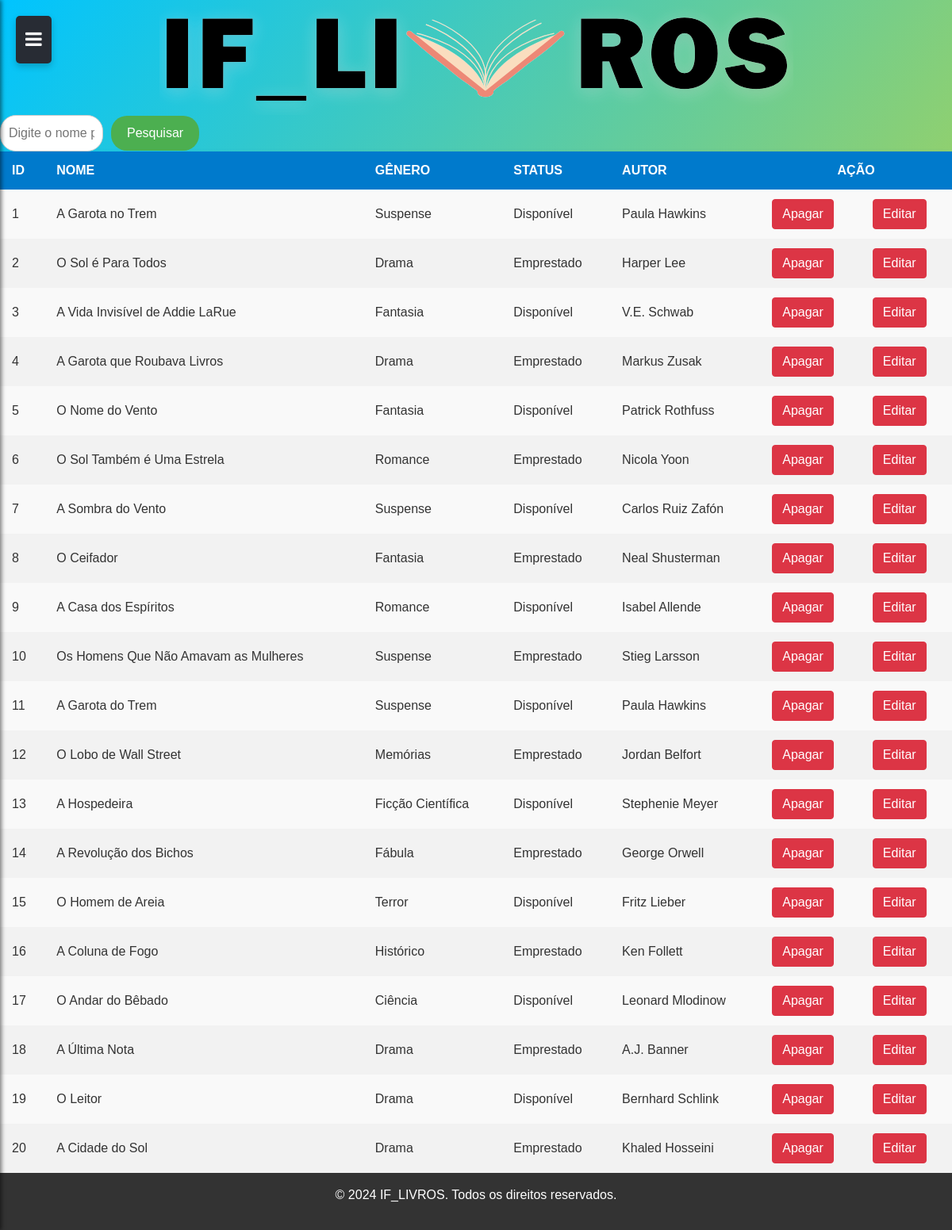
Page /listalivros.php (signed in) on the earlier database version.
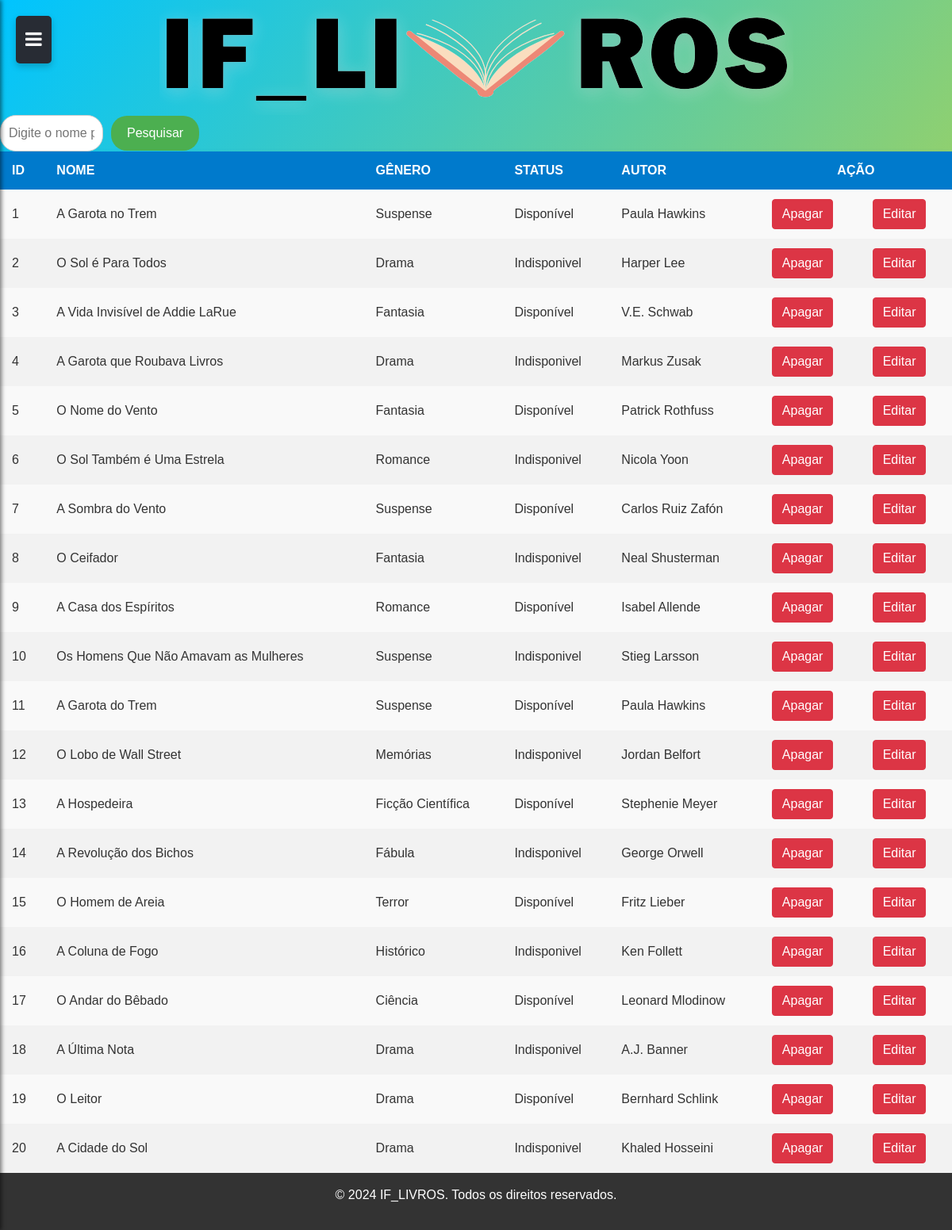
Same page on the later database version.
### tables this page shows
CREATE TABLE IF NOT EXISTS `livro` (
  `idlivros` INT NOT NULL AUTO_INCREMENT,
  `nome` VARCHAR(45) NOT NULL,
  `genero` VARCHAR(45) NOT NULL,
  `status` VARCHAR(45) NOT NULL,
  `autor` VARCHAR(45) NOT NULL,
  PRIMARY KEY (`idlivros`));

### public/listalivros.php (the view, shortened to what this page needs)
<?php
if (isset($_GET['valor'])) {
    $valor = $_GET['valor'];
} else {
    $valor = '';
}
?>
<!DOCTYPE html>
<html lang="pt-br">
<head>
    <link rel="stylesheet" href="https://cdnjs.cloudflare.com/ajax/libs/font-awesome/6.0.0-beta3/css/all.min.css">
    <link rel="stylesheet" href="https://maxcdn.bootstrapcdn.com/bootstrap/4.5.2/css/bootstrap.min.css">
    <link rel="stylesheet" href="https://cdnjs.cloudflare.com/ajax/libs/animate.css/4.1.1/animate.min.css" />
    <link rel="stylesheet" href="../public/css/styles.css">
    <link rel="stylesheet" href="../public/css/header.css">
</head>
<body>
    <img src="../public/assets/logo.png" alt="logo do site" id="logo">
    <form action="listalivros.php" method="get" class="form-pesquisa">
        <div class="search-wrapper">
            <input type="text" name="valor" id="valor" class="campo-pesquisa" value="<?php echo htmlspecialchars($valor); ?>" placeholder="Digite o nome para pesquisar">
        </div>
        <button type="submit" class="botao-pesquisa">Pesquisar</button>
    </form>
    <table>
        <thead>
            <tr>
                <th>ID</th>
                <th>NOME</th>
                <th>GÊNERO</th>
                <th>STATUS</th>
                <th>AUTOR</th>
                <th colspan="2" id="acao">AÇÃO</th>
            </tr>
        </thead>
        <tbody>
        <?php
        require_once "../controle/conexao.php";
            if ($valor) {
                $sql = "SELECT * FROM livro WHERE nome LIKE '%$valor%'";
                $resultados = mysqli_query($conexao, $sql);
                if (mysqli_num_rows($resultados) == 0) {
                    echo "<tr><td colspan='7'>Não foram encontrados resultados.</td></tr>";
                } else {
                    while ($linha = mysqli_fetch_array($resultados)) {
                        echo "<tr>";
                        echo "<td>{$linha['idlivros']}</td>";
                        echo "<td>{$linha['nome']}</td>";
                        echo "<td>{$linha['genero']}</td>";
                        echo "<td>{$linha['status']}</td>";
                        echo "<td>{$linha['autor']}</td>";
                        echo "<td><a href='../controle/deletar/deletar_livros.php?id={$linha['idlivros']}' class='btn btn-danger'>Apagar</a></td>";
                        echo "<td><a href='cadastro_livros.php?id={$linha['idlivros']}' class='btn btn-danger'>Editar</a></td>";
                        echo "</tr>";
                    }
                }
            } else {
                $sql = "SELECT * FROM livro";
                $resultados = mysqli_query($conexao, $sql);
                while ($linha = mysqli_fetch_array($resultados)) {
                    echo "<tr>";
                    echo "<td>{$linha['idlivros']}</td>";
                    echo "<td>{$linha['nome']}</td>";
                    echo "<td>{$linha['genero']}</td>";
                    echo "<td>{$linha['status']}</td>";
                    echo "<td>{$linha['autor']}</td>";
                    echo "<td><a href='../controle/deletar/deletar_livros.php?id={$linha['idlivros']}' class='btn btn-danger'>Apagar</a></td>";
                    echo "<td><a href='cadastro_livro.php?id={$linha['idlivros']}' class='btn btn-danger'>Editar</a></td>";
                    echo "</tr>";
                }
            }
            ?>
        </tbody>
    </table>
</body>
</html>

### public/css/styles.css (style rules this page uses)
body { font-family: Arial, sans-serif; background: linear-gradient(to bottom right, #00c4ff, #ffd900); margin: 0; padding: 0; color: #333; }
.form-pesquisa { display: flex; align-items: center; }
.campo-pesquisa { width: 130px; padding: 10px; border-radius: 20px; border: 1px solid #ccc; font-size: 16px; transition: width 0.4s ease-in-out; }
.botao-pesquisa { padding: 10px 20px; margin-left: 10px; border-radius: 20px; background-color: #4CAF50; color: white; border: none; cursor: pointer; }
#logo { max-height: 200px; display: flex; align-items: center; text-align: center; margin: auto; }
table { width: 100%; border-collapse: collapse; font-family: 'Poppins', sans-serif; background-color: #f9f9f9; box-shadow: 0 4px 8px rgba(0, 0, 0, 0.1); border-radius: 8px; }
thead { background-color: #007acc; color: white; font-weight: bold; text-transform: uppercase; }
th, td { padding: 12px 15px; border: none; text-align: left; }
tr:nth-child(even) { background-color: #f2f2f2; }
footer { background: #333; color: #fff; text-align: center; padding: 1rem; position: relative; bottom: 0; width: auto; }
#acao { text-align: center; }

### public/css/header.css (style rules this page uses)
.fa { color: white; }
.off-menu-btn { position: fixed; top: 20px; left: 20px; background-color: #282c34; color: white; border: none; padding: 12px; font-size: 24px; cursor: pointer; border-radius: 5px; box-shadow: 0 4px 8px rgba(0, 0, 0, 0.2); transition: 0.3s; }

Differences in the rows shown:
changed livro "O Sol é Para Todos": status "Emprestado" → "Indisponivel"
changed livro "A Garota que Roubava Livros": status "Emprestado" → "Indisponivel"
changed livro "O Sol Também é Uma Estrela": status "Emprestado" → "Indisponivel"
changed livro "O Ceifador": status "Emprestado" → "Indisponivel"
changed livro "Os Homens Que Não Amavam as Mulheres": status "Emprestado" → "Indisponivel"
changed livro "O Lobo de Wall Street": status "Emprestado" → "Indisponivel"
changed livro "A Revolução dos Bichos": status "Emprestado" → "Indisponivel"
changed livro "A Coluna de Fogo": status "Emprestado" → "Indisponivel"
changed livro "A Última Nota": status "Emprestado" → "Indisponivel"
changed livro "A Cidade do Sol": status "Emprestado" → "Indisponivel"
